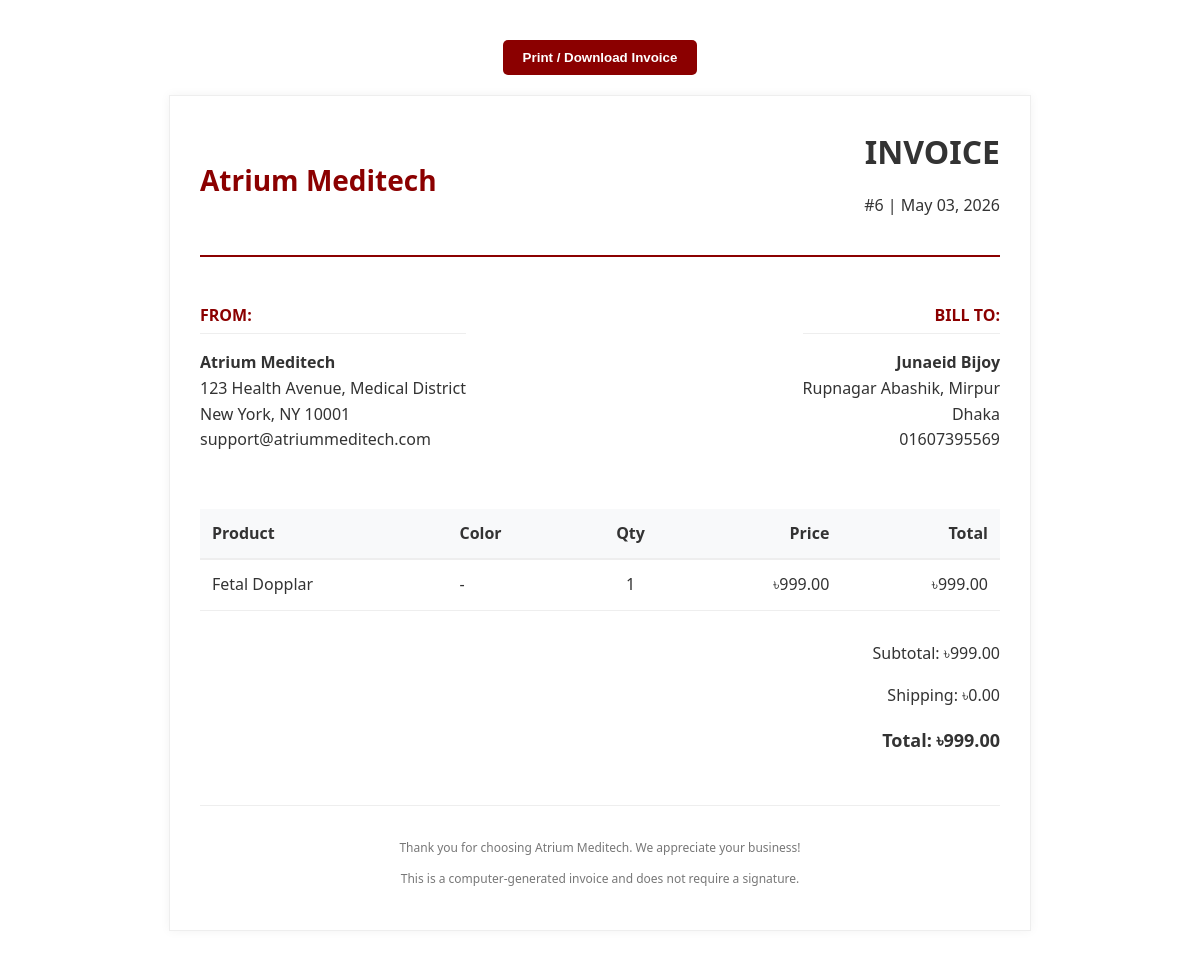
The app's page /orders/admin/order/6/invoice/ (signed in) with its own data.
### orders/models.py (models this page shows, shortened)
class Order(models.Model):
    first_name = models.CharField(max_length=50)
    last_name = models.CharField(max_length=50)
    phone_number = models.CharField(max_length=15)
    address = models.CharField(max_length=250)
    city = models.CharField(max_length=100)
    created = models.DateTimeField(auto_now_add=True)
    updated = models.DateTimeField(auto_now=True)
    paid = models.BooleanField(default=False)
    class Meta:
        ordering = ['-created']
        indexes = [
            models.Index(fields=['-created']),
        ]
    def get_total_cost(self):
        return sum(item.get_cost() for item in self.items.all())

class OrderItem(models.Model):
    order = models.ForeignKey(Order, related_name='items', on_delete=models.CASCADE)
    product = models.ForeignKey(Product, related_name='order_items', on_delete=models.CASCADE)
    price = models.DecimalField(max_digits=10, decimal_places=2)
    quantity = models.PositiveIntegerField(default=1)
    color = models.CharField(max_length=20, blank=True, null=True)
    def get_cost(self):
        return self.price * self.quantity

### store/models.py (models this page shows, shortened)
class Product(models.Model):
    category = models.ForeignKey(Category, related_name='products', on_delete=models.CASCADE)
    name = models.CharField(max_length=200, db_index=True)
    slug = models.SlugField(max_length=200, db_index=True)
    image = models.ImageField(upload_to='products/%Y/%m/%d', blank=True)
    description = models.TextField(blank=True)
    price = models.DecimalField(max_digits=10, decimal_places=2)
    available = models.BooleanField(default=True)
    stock = models.PositiveIntegerField(default=0)
    created = models.DateTimeField(auto_now_add=True)
    updated = models.DateTimeField(auto_now=True)
    class Meta:
        ordering = ('name',)
        indexes = [
            models.Index(fields=['id', 'slug']),
        ]

### orders/views.py (the view)
# urls.py: path('admin/order/<int:order_id>/invoice/', views.admin_order_invoice, name='admin_order_invoice'),
@staff_member_required
def admin_order_invoice(request, order_id):
    order = get_object_or_404(Order, id=order_id)
    return render(request,
                  'orders/order/invoice.html',
                  {'order': order})

### cart/context_processors.py (called while the page is built)
def cart(request):
    return {'cart': Cart(request)}

### templates/orders/order/invoice.html (shortened to what this page needs)
<!DOCTYPE html>
<html lang="en">
<head>
</head>
<body>
    <div class="no-print" style="text-align: center;">
        <button class="btn-print" onclick="window.print()">Print / Download Invoice</button>
    </div>
    <div class="invoice-box">
        <div class="header">
            <div class="logo">Atrium Meditech</div>
            <div class="invoice-title">
                <h1>INVOICE</h1>
                <p>#{{ order.id }} | {{ order.created|date:"M d, Y" }}</p>
            </div>
        </div>
        <div class="info-section">
            <div class="info-block">
                <h3>From:</h3>
                <p><strong>Atrium Meditech</strong><br>
                123 Health Avenue, Medical District<br>
                New York, NY 10001<br>
                support@atriummeditech.com</p>
            </div>
            <div class="info-block" style="text-align: right;">
                <h3>Bill To:</h3>
                <p><strong>{{ order.first_name }} {{ order.last_name }}</strong><br>
                {{ order.address }}<br>
                {{ order.city }}<br>
                {{ order.phone_number }}</p>
            </div>
        </div>
        <table>
            <thead>
                <tr>
                    <th>Product</th>
                    <th>Color</th>
                    <th style="text-align: center;">Qty</th>
                    <th style="text-align: right;">Price</th>
                    <th style="text-align: right;">Total</th>
                </tr>
            </thead>
            <tbody>
                {% for item in order.items.all %}
                <tr>
                    <td>{{ item.product.name }}</td>
                    <td>{{ item.color|default:"-" }}</td>
                    <td style="text-align: center;">{{ item.quantity }}</td>
                    <td style="text-align: right;">৳{{ item.price }}</td>
                    <td style="text-align: right;">৳{{ item.get_cost }}</td>
                </tr>
                {% endfor %}
            </tbody>
        </table>
        <div class="total-section">
            <p>Subtotal: ৳{{ order.get_total_cost }}</p>
            <p>Shipping: ৳0.00</p>
            <p class="total-row">Total: ৳{{ order.get_total_cost }}</p>
        </div>
        <div class="footer">
            <p>Thank you for choosing Atrium Meditech. We appreciate your business!</p>
            <p>This is a computer-generated invoice and does not require a signature.</p>
        </div>
    </div>
</body>
</html>

### templates/orders/order/invoice.html (style rules this page uses)
body { font-family: 'Segoe UI', Tahoma, Geneva, Verdana, sans-serif; color: #333; line-height: 1.6; margin: 40px; }
.invoice-box { max-width: 800px; margin: auto; padding: 30px; border: 1px solid #eee; box-shadow: 0 0 10px rgba(0, 0, 0, 0.05); background-color: #fff; }
.header { display: flex; justify-content: space-between; align-items: center; border-bottom: 2px solid #8b0000; padding-bottom: 20px; margin-bottom: 30px; }
.logo { font-size: 28px; font-weight: bold; color: #8b0000; }
.invoice-title { text-align: right; }
.invoice-title h1 { margin: 0; font-size: 32px; color: #333; }
.info-section { display: flex; justify-content: space-between; margin-bottom: 40px; }
.info-block h3 { border-bottom: 1px solid #eee; padding-bottom: 5px; margin-bottom: 10px; font-size: 16px; color: #8b0000; text-transform: uppercase; }
table { width: 100%; border-collapse: collapse; margin-bottom: 30px; }
th { background-color: #f8f9fa; border-bottom: 2px solid #eee; padding: 12px; text-align: left; font-weight: 600; }
td { padding: 12px; border-bottom: 1px solid #eee; }
.total-section { text-align: right; margin-top: 20px; }
.total-row { font-size: 18px; font-weight: bold; }
.footer { margin-top: 50px; text-align: center; font-size: 12px; color: #777; border-top: 1px solid #eee; padding-top: 20px; }
.btn-print { background-color: #8b0000; color: white; padding: 10px 20px; border: none; border-radius: 5px; cursor: pointer; font-weight: bold; margin-bottom: 20px; }

### records on screen
Order: id "6", created "May 03, 2026", first_name "Junaeid", last_name "Bijoy", address "Rupnagar Abashik, Mirpur", city "Dhaka", phone_number "01607395569", get_total_cost "999.00"
OrderItem: product.name "Fetal Dopplar", color "-", quantity "1", price "999.00", get_cost "999.00"
